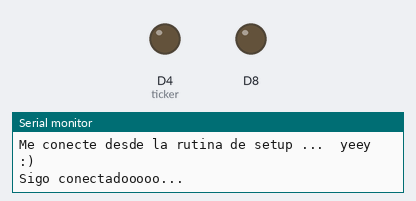
The sketch below on a simulated ESP8266 (NodeMCU). Shown: output pins drawn as LEDs (lit = HIGH), the last lines printed to the serial monitor. WiFi joins after 1.5 s; servers stay silent unless stated.

Above: at 2.5 s.
At 4.5 s:
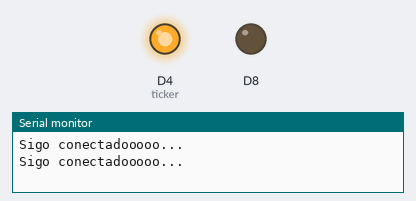
Timing chart, 0 to 6.7 s (numbered marks = the images above):
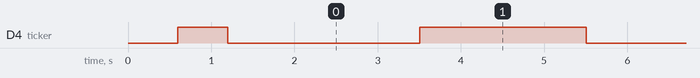

The sketch:

WIFIManagerTEMPLATECONEXION.ino
```cpp
#include <ESP8266WiFi.h>          //https://github.com/esp8266/Arduino

//needed for library
#include <DNSServer.h>
#include <ESP8266WebServer.h>
#include <WiFiManager.h>          //https://github.com/tzapu/WiFiManager

//for LED status
#include <Ticker.h>
Ticker ticker;

void tick()
{
  //toggle state
  int state = digitalRead(BUILTIN_LED);  // get the current state of GPIO1 pin
  digitalWrite(BUILTIN_LED, !state);     // set pin to the opposite state
}

//gets called when WiFiManager enters configuration mode
void configModeCallback (WiFiManager *myWiFiManager) {
  Serial.println("Entered config mode");
  Serial.println(WiFi.softAPIP());
  //if you used auto generated SSID, print it
  Serial.println(myWiFiManager->getConfigPortalSSID());
  //entered config mode, make led toggle faster
  ticker.attach(0.2, tick);
}

void setup() {
  // put your setup code here, to run once:
  Serial.begin(115200);

  //set led pin as output
  pinMode(BUILTIN_LED, OUTPUT);
  pinMode(D8, OUTPUT);
  // start ticker with 0.5 because we start in AP mode and try to connect
  ticker.attach(0.6, tick);

  //WiFiManager
  //Local intialization. Once its business is done, there is no need to keep it around
  WiFiManager wifiManager;
  //reset settings - for testing
  //wifiManager.resetSettings();

   wifiManager.setTimeout(60);                  // Parece identico al que sigue
   wifiManager.setConfigPortalTimeout(60);      // Tiempo que esperará el portal antes de salir aunque no configures nada

  //set callback that gets called when connecting to previous WiFi fails, and enters Access Point mode
  wifiManager.setAPCallback(configModeCallback);

  //fetches ssid and pass and tries to connect
  //if it does not connect it starts an access point with the specified name
  //here  "AutoConnectAP"
  //and goes into a blocking loop awaiting configuration
  if (!wifiManager.autoConnect()) {
    Serial.println("failed to connect and hit timeout");
    //reset and try again, or maybe put it to deep sleep
    ESP.reset();
    delay(1000);
  }

  //if you get here you have connected to the WiFi
  Serial.println("Me conecte desde la rutina de setup ...  yeey :)");

  ticker.attach(2, tick);
  //ticker.detach();
  //keep LED on
  //digitalWrite(BUILTIN_LED, LOW);
}

void loop() {


  if (WiFi.status() != WL_CONNECTED){
    Serial.println("Perdí la conexión la puta madre !!!!");
    ticker.attach(0.2, tick);
    delay(1000);
    digitalWrite(D8, HIGH);

  }
  else{
    digitalWrite(D8, LOW);
    Serial.println("Sigo conectadooooo...");
    ticker.attach(2, tick);
    delay(2000);


    // ACA VAN TODAS LAS ACCIONES QUE REQUIERAN CONEXION EXTERNA ASINCRONICA
    // SI EL PIEDO LA CONEXION Y ME CONECTO AL BOT O A LA BASE DE DATOS EL PROCESO SE CAE POR
    // TIMEOUT Y EL ESP VA A SALIR POR UN ERROR DE TIMEOUT DEL WATCH DOG QUE DEJA COLGADA
    // LA APLICACION


  }

}
```

Measured:
- by itself, D4 (ticker): alternates HIGH for 2.0 s and LOW for 2.0 s
